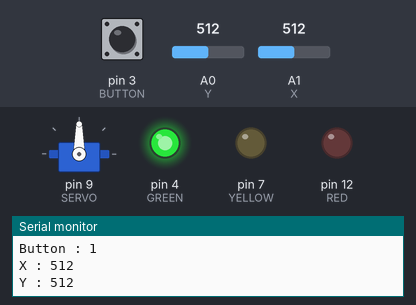
Recording of a sketch running on a simulated Arduino Uno, built with avr-gcc and run on an emulated ATmega328P. On the bench: servo, output pins drawn as LEDs (lit = HIGH), the last lines printed to the serial monitor. The test bench sets the inputs (shaded band); at power-on: A1 (X) = 512, pin 3 (BUTTON) HIGH, A0 (Y) = 512.

Above: at 1.2 s.
1.3 s: A1 (X) set to 716
At 2.5 s:
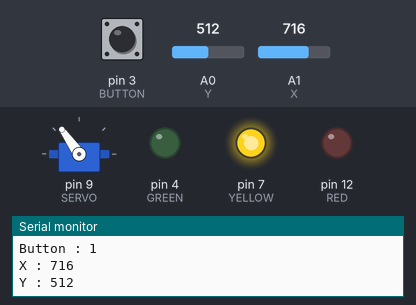
2.8 s: A1 (X) set to 900
At 4.0 s:
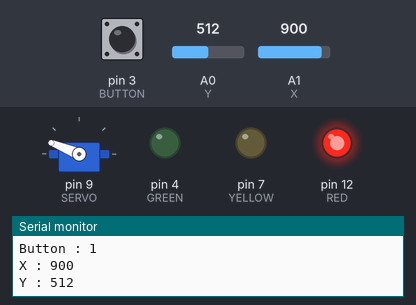
4.3 s: A1 (X) set to 1023
At 5.5 s:
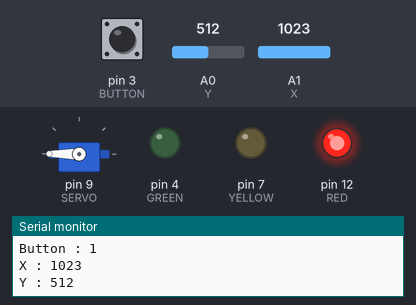
5.8 s: A1 (X) set to 306
At 7.0 s:
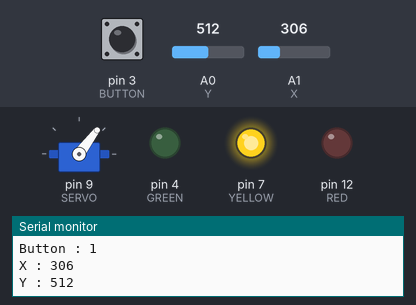
7.3 s: A1 (X) set to 170
At 8.5 s:
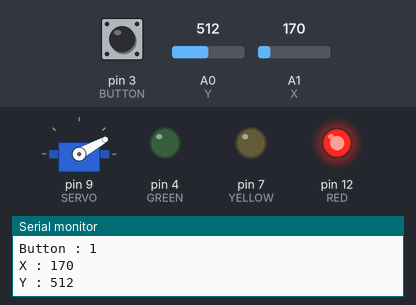
8.8 s: A1 (X) set to 190
At 10.2 s:
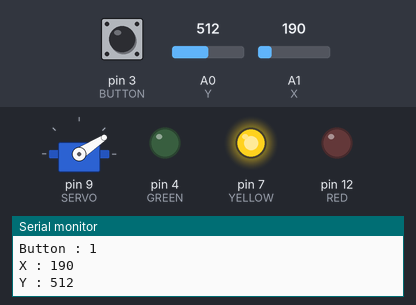
Timing chart, 0 to 11.4 s (numbered marks = the images above; inputs shaded):
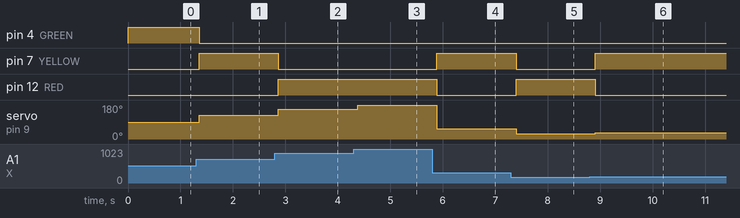

Measured:
- after the input at 1.3 s, pin 4 (GREEN): HIGH → LOW after 0.06 s; pin 7 (YELLOW): LOW → HIGH after 0.06 s; servo on pin 9 (SERVO): 90° → 125° after 0.06 s
- after the input at 2.8 s, pin 7 (YELLOW): HIGH → LOW after 0.07 s; pin 12 (RED): LOW → HIGH after 0.07 s; servo on pin 9 (SERVO): 125° → 158° after 0.07 s
- after the input at 4.3 s, servo on pin 9 (SERVO): 158° → 180° after 0.08 s
- after the input at 5.8 s, pin 7 (YELLOW): LOW → HIGH after 0.09 s; pin 12 (RED): HIGH → LOW after 0.09 s; servo on pin 9 (SERVO): 180° → 53° after 0.09 s
- after the input at 7.3 s, pin 7 (YELLOW): HIGH → LOW after 0.10 s; pin 12 (RED): LOW → HIGH after 0.10 s; servo on pin 9 (SERVO): 53° → 29° after 0.10 s
- after the input at 8.8 s, pin 7 (YELLOW): LOW → HIGH after 0.11 s; pin 12 (RED): HIGH → LOW after 0.11 s; servo on pin 9 (SERVO): 29° → 33° after 0.11 s

The sketch:

test_servo_joystick.ino
```cpp
#include <Servo.h>

#define RED 12
#define YELLOW 7
#define GREEN 4

#define BUTTON 3
#define SERVO 9

#define X A1
#define Y A0

Servo myservo;
int posx;
int posy;
int pos;
int buttonState  = 0;
int direction = 1;

void setup() {
  pinMode(RED, OUTPUT);
  pinMode(YELLOW, OUTPUT);
  pinMode(GREEN, OUTPUT);

  pinMode(BUTTON, INPUT_PULLUP);
  pinMode(X, INPUT);
  pinMode(Y, INPUT);

  digitalWrite(BUTTON, HIGH);
  myservo.attach(SERVO);

  Serial.begin(9600);
}

void loop() {

  buttonState = digitalRead(BUTTON);
  Serial.print("Button : ");
  Serial.println(buttonState);

  Serial.print("X : ");
  posx = analogRead(X);
  Serial.println(posx);

  Serial.print("Y : ");
  posy = analogRead(Y);
  Serial.println(posy);

  // switch the value from 0-1023 to 0-180
  pos = map(posx, 0, 1023, 0, 180);
  myservo.write(pos);


  if(((pos >= 0) && (pos < 30)) || ((pos > 150) && (pos <= 180))){
    digitalWrite(RED, HIGH);
    digitalWrite(YELLOW, LOW);
    digitalWrite(GREEN, LOW);
  }
  if(((pos >= 30) && (pos < 70)) || ((pos >= 110) && (pos < 150))){
    digitalWrite(RED, LOW);
    digitalWrite(YELLOW, HIGH);
    digitalWrite(GREEN, LOW);
  }
  if ((pos >= 70) && (pos < 110)) {
    digitalWrite(RED, LOW);
    digitalWrite(YELLOW, LOW);
    digitalWrite(GREEN, HIGH);
  }
  delay(150);
}
```
